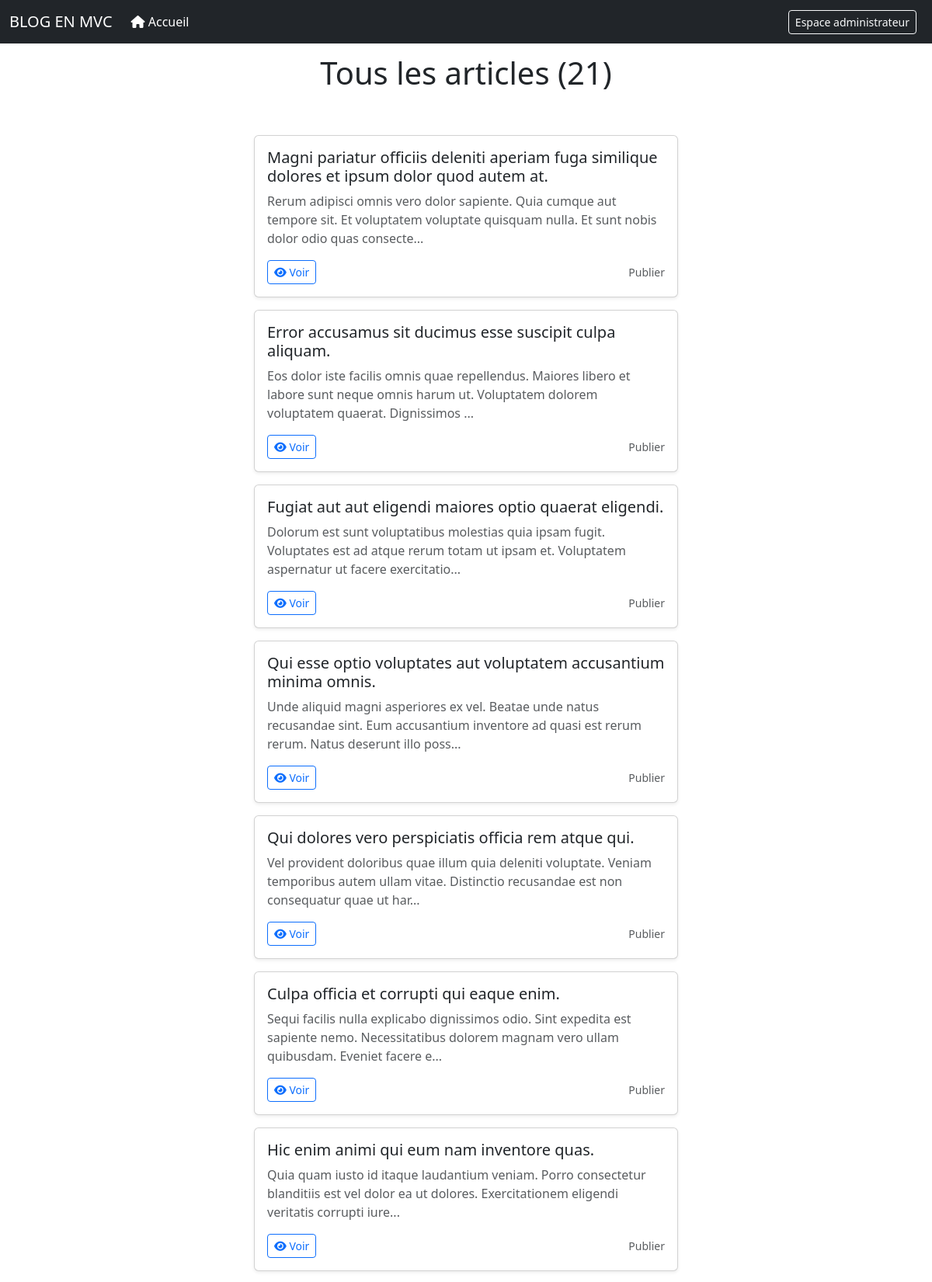
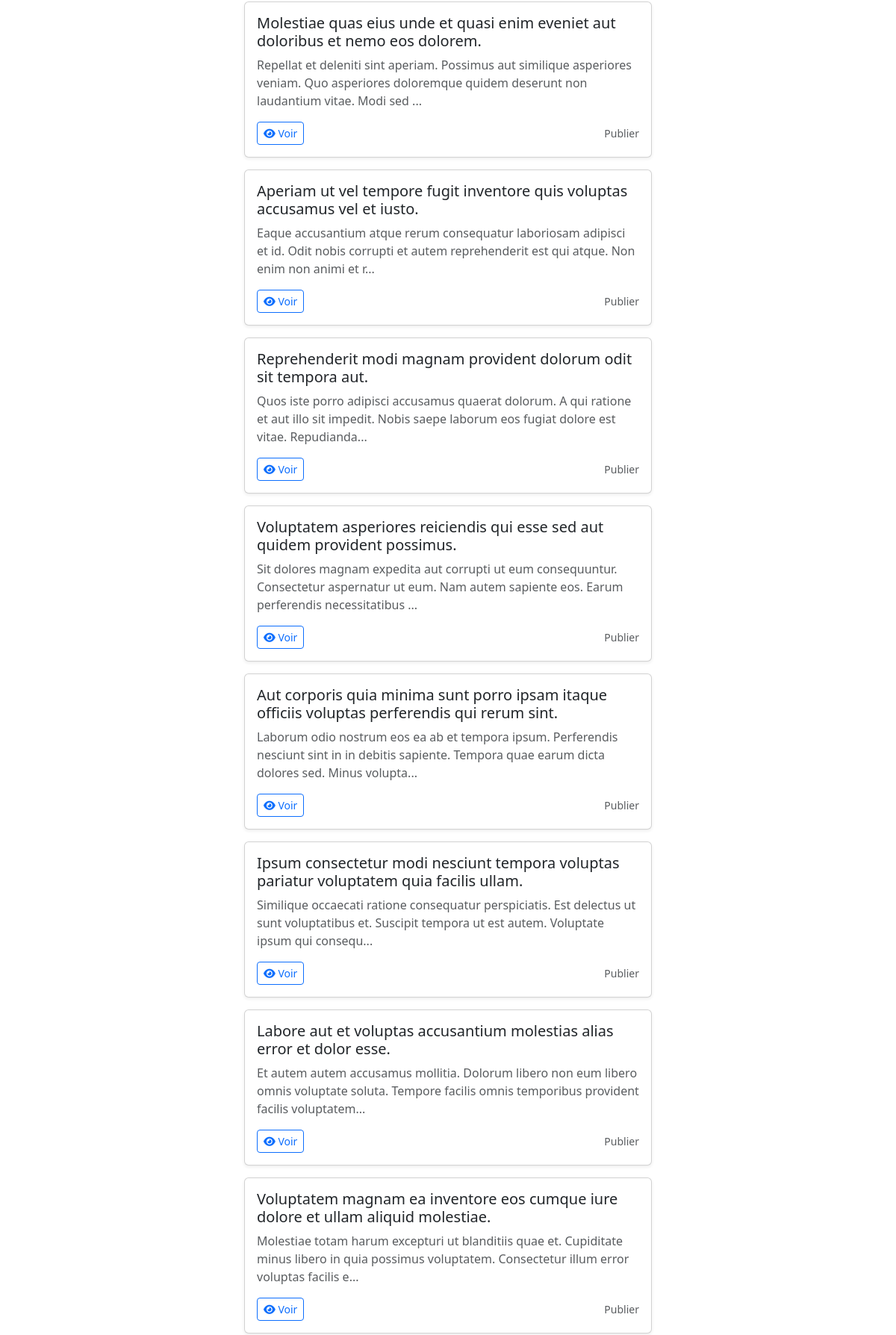
The page / (upper part) on the database its author committed (2 pictures, top to bottom).
### tables this page shows
CREATE TABLE IF NOT EXISTS `articles` (
  `id` int(11) NOT NULL AUTO_INCREMENT,
  `admin_id` int(11) DEFAULT NULL,
  `categorie_id` int(11) DEFAULT NULL,
  `title` varchar(255) NOT NULL,
  `content` text NOT NULL,
  `image` varchar(255) DEFAULT NULL,
  `status` tinyint(4) DEFAULT '0',
  `created_at` timestamp NULL DEFAULT CURRENT_TIMESTAMP ON UPDATE CURRENT_TIMESTAMP,
  PRIMARY KEY (`id`),
  KEY `admin_id` (`admin_id`),
  KEY `categorie_id` (`categorie_id`)
);

### public/index.php (called while the page is built, shortened)
<?php session_start();
require_once dirname(__DIR__) . '/config/app.php';
require_once(ROUTES);

### controllers/HomeArticleController.php (called while the page is built, shortened)
<?php
$articles = Article::all();
require_once VIEWS . 'Articles/home.php';

### models/Model.php (called while the page is built, shortened)
<?php
abstract class Model
{
    protected static function db(): PDO
    {
        return (new DBConnection())->getPDO();
    }
    static function all()
    {
        $table =  self::table();
        return static::query("SELECT * FROM $table ORDER BY id DESC");
    }
    private static function table()
    {
        $tab = strtolower(explode('\\', static::class)[1] . 's');
        return $tab;
    }
    public static function query($sql, string $params = null)
    {
        $req = static::db()->query($sql);
        if (is_null($params)) {
            return $req->fetchAll(PDO::FETCH_OBJ);
        } else {
            return $req->fetch(PDO::FETCH_OBJ);
        }
    }
}

### Database/DBConnection.php (called while the page is built, shortened)
<?php
final class DBConnection
{
    private static $pdo,
        $dbhost,
        $dbname,
        $dbuser,
        $dbpswd,
        $port;
    private static $instance = null;
    public function __construct()
    {
        static::$dbhost = 'localhost';
        static::$dbname = 'blog';
        static::$dbuser = 'root';
        static::$dbpswd = '';
        static::$port = 3306;
    }
    public static function getPDO(): PDO
    {
        if (self::$instance === null) {
            try {
                self::$instance = new PDO('mysql:host=' . static::$dbhost . ';port=' . static::$port . ';dbname=' . static::$dbname, static::$dbuser, static::$dbpswd, array(PDO::MYSQL_ATTR_INIT_COMMAND => 'SET NAMES utf8', PDO::ATTR_ERRMODE => PDO::ERRMODE_WARNING, PDO::ATTR_DEFAULT_FETCH_MODE => PDO::FETCH_OBJ));
            } catch (PDOException $e) {
                die("Une erreur est survenue lors de la connexion à la base de données");
            }
        }
        return self::$instance;
    }
}

### views/Articles/home.php (the view, shortened to what this page needs)
<section class="text-center container">
    <div class="row">
        <div class="col-lg-6 col-md-8 mx-auto">
            <h1 class="fw-light">Tous les articles (<?= count($articles) ?>) </h1>
        </div>
    </div>
</section>
<div class="row mt-5">
    <?php
    foreach ($articles as $data) : ?>
        <div class="col-md-6 offset-md-3 mb-3">
            <div class="card shadow-sm">
                <div class="card-body">
                    <div class="card-title">
                        <h5><?= $data->title ?></h5>
                    </div>
                    <p class="text-muted"><?= substr($data->content, 0, 150) . '...' ?></p>
                    <div class="d-flex justify-content-between align-items-center">
                        <div class="btn-group">
                            <a href="singleArticle&id=<?= $data->id ?>" class="btn btn-sm btn-outline-primary" title="Voir l'article"><i class="fas fa-eye"></i> Voir</a>
                        </div>
                        <small class="text-muted">Publier <time class="timeago" datetime="<?= $data->created_at ?>"></time></small>
                    </div>
                </div>
            </div>
        </div>
    <?php endforeach  ?>
</div>

### routes/router.php
<?php
$pages = scandir(CONTROLLERS);
if (isset($_GET['action']) && !empty($_GET['action'])) {
    if (in_array(ucfirst($_GET['action']) . 'Controller.php', $pages)) {
        $page = $_GET['action'];
    } else {
        $page = "404";
    }
} else {
    $page = "homeArticle";
}
if ($page != 'login') {
    require_once(VIEWS . 'app.php');
} else {
    require_once(VIEWS . 'guest.php');
}

### views/app.php (shortened to what this page needs)
<!DOCTYPE html>
<html lang="en">
<head>
    <link rel="stylesheet" href="public/css/bootstrap.css">
    <link rel="stylesheet" href="public/css/icon/all.css">
</head>
<body style="padding-top: 70px;">
    <?php require_once(VIEWS . 'Partials/navbar.php') ?>
    <div class="container">
        <?php require(CONTROLLERS . $page . 'Controller.php') ?>
    </div>
</body>
</html>

### views/Partials/navbar.php (shortened to what this page needs)
<nav class="navbar navbar-expand-md navbar-dark fixed-top bg-dark">
    <div class="container-fluid">
        <a class="navbar-brand" href="<?= ROOT ?>"><?= SITE_NAME ?></a>
        <div class="collapse navbar-collapse" id="navbarCollapse">
            <ul class="navbar-nav me-auto mb-2 mb-md-0">
                <li class="nav-item">
                    <a class="nav-link <?= $page === 'homeArticle' ? 'active' : ''; ?>" href="<?= ROOT ?>"> <i class="fas fa-home"></i> Accueil</a>
                </li>
            </ul>
            <div class="d-flex align-items-center">
                <?php if (!empty($_SESSION['email'])) { ?>
                    <div class="text-white">
                        <a href="profile.php?id=" class="btn btn-warning btn-sm"><i class="fas fa-user-circle"></i>
                            <?= ucfirst($_SESSION['name']) ?>
                        </a>
                    </div>
                <?php } else { ?>
                    <a href="login" class="btn btn-outline-light btn-sm me-2">Espace administrateur</a>
                <?php } ?>
            </div>
        </div>
    </div>
</nav>

### rows shown on the page
articles: title "Magni pariatur officiis deleniti aperiam fuga similique dolores et ipsum dolor quod autem at.", content "Rerum adipisci omnis vero dolor sapiente. Quia cumque aut tempore sit. Et voluptatem voluptate quisquam nulla. Et sunt nobis dolor odio quas consecte"
articles: title "Error accusamus sit ducimus esse suscipit culpa aliquam.", content "Eos dolor iste facilis omnis quae repellendus. Maiores libero et labore sunt neque omnis harum ut. Voluptatem dolorem voluptatem quaerat. Dignissimos"
articles: title "Fugiat aut aut eligendi maiores optio quaerat eligendi.", content "Dolorum est sunt voluptatibus molestias quia ipsam fugit. Voluptates est ad atque rerum totam ut ipsam et. Voluptatem aspernatur ut facere exercitatio"
articles: title "Qui esse optio voluptates aut voluptatem accusantium minima omnis.", content "Unde aliquid magni asperiores ex vel. Beatae unde natus recusandae sint. Eum accusantium inventore ad quasi est rerum rerum. Natus deserunt illo poss"
articles: title "Qui dolores vero perspiciatis officia rem atque qui.", content "Vel provident doloribus quae illum quia deleniti voluptate. Veniam temporibus autem ullam vitae. Distinctio recusandae est non consequatur quae ut har"
articles: title "Culpa officia et corrupti qui eaque enim.", content "Sequi facilis nulla explicabo dignissimos odio. Sint expedita est sapiente nemo. Necessitatibus dolorem magnam vero ullam quibusdam. Eveniet facere e"
articles: title "Hic enim animi qui eum nam inventore quas.", content "Quia quam iusto id itaque laudantium veniam. Porro consectetur blanditiis est vel dolor ea ut dolores. Exercitationem eligendi veritatis corrupti iure"
articles: title "Molestiae quas eius unde et quasi enim eveniet aut doloribus et nemo eos dolorem.", content "Repellat et deleniti sint aperiam. Possimus aut similique asperiores veniam. Quo asperiores doloremque quidem deserunt non laudantium vitae. Modi sed"
articles: title "Aperiam ut vel tempore fugit inventore quis voluptas accusamus vel et iusto.", content "Eaque accusantium atque rerum consequatur laboriosam adipisci et id. Odit nobis corrupti et autem reprehenderit est qui atque. Non enim non animi et r"
articles: title "Reprehenderit modi magnam provident dolorum odit sit tempora aut.", content "Quos iste porro adipisci accusamus quaerat dolorum. A qui ratione et aut illo sit impedit. Nobis saepe laborum eos fugiat dolore est vitae. Repudianda"
articles: title "Voluptatem asperiores reiciendis qui esse sed aut quidem provident possimus.", content "Sit dolores magnam expedita aut corrupti ut eum consequuntur. Consectetur aspernatur ut eum. Nam autem sapiente eos. Earum perferendis necessitatibus"
articles: title "Aut corporis quia minima sunt porro ipsam itaque officiis voluptas perferendis qui rerum sint.", content "Laborum odio nostrum eos ea ab et tempora ipsum. Perferendis nesciunt sint in in debitis sapiente. Tempora quae earum dicta dolores sed. Minus volupta"
articles: title "Ipsum consectetur modi nesciunt tempora voluptas pariatur voluptatem quia facilis ullam.", content "Similique occaecati ratione consequatur perspiciatis. Est delectus ut sunt voluptatibus et. Suscipit tempora ut est autem. Voluptate ipsum qui consequ"
articles: title "Labore aut et voluptas accusantium molestias alias error et dolor esse.", content "Et autem autem accusamus mollitia. Dolorum libero non eum libero omnis voluptate soluta. Tempore facilis omnis temporibus provident facilis voluptatem"
articles: title "Voluptatem magnam ea inventore eos cumque iure dolore et ullam aliquid molestiae.", content "Molestiae totam harum excepturi ut blanditiis quae et. Cupiditate minus libero in quia possimus voluptatem. Consectetur illum error voluptas facilis e"

### other values the page prints
SITE_NAME "BLOG EN MVC"
count($articles) "21"
